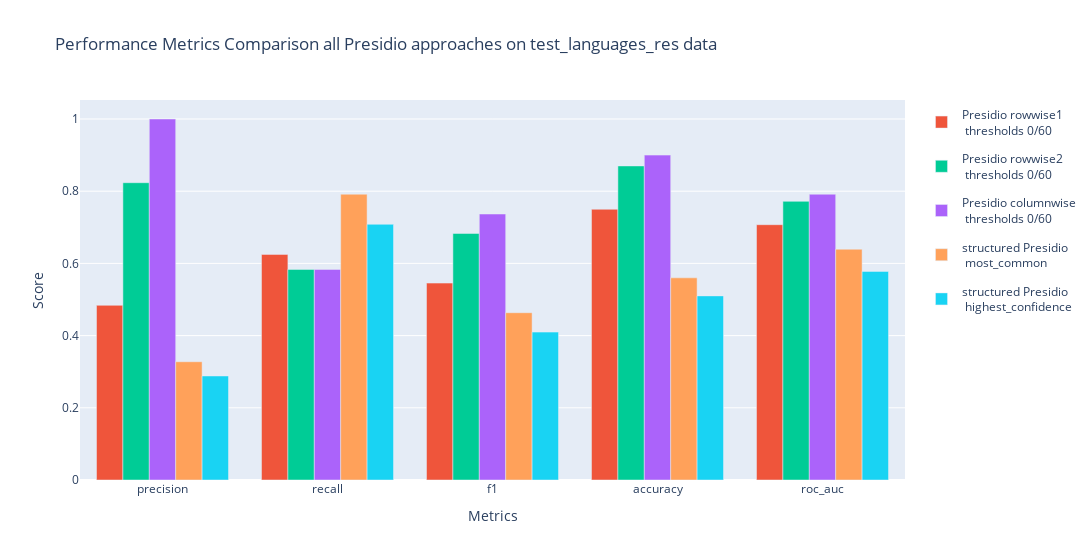
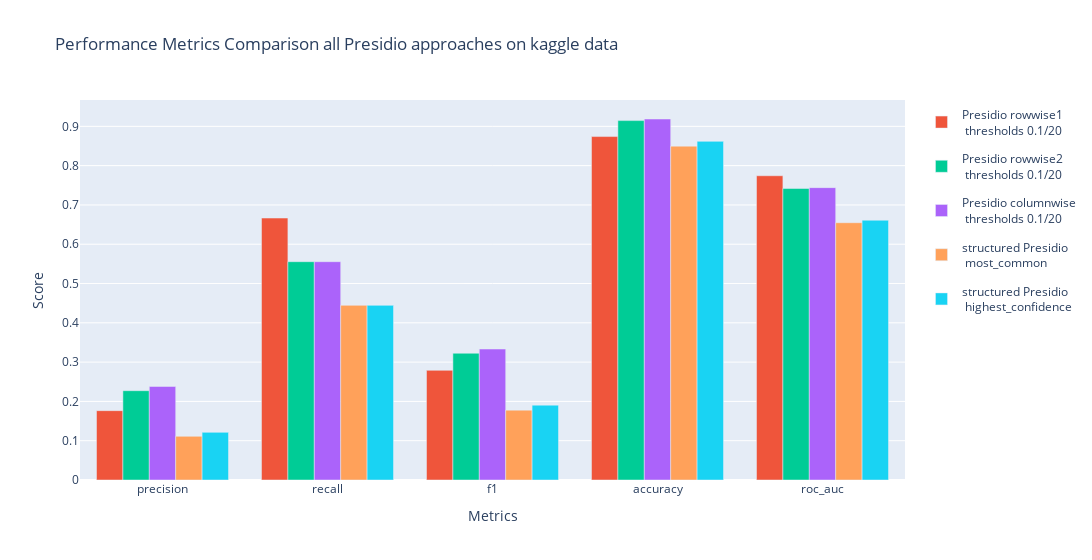
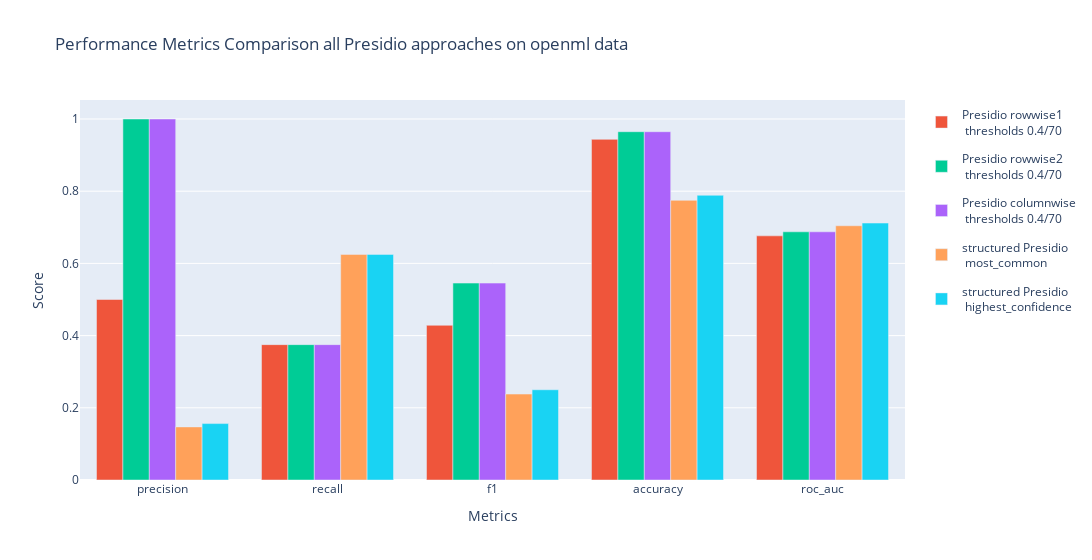
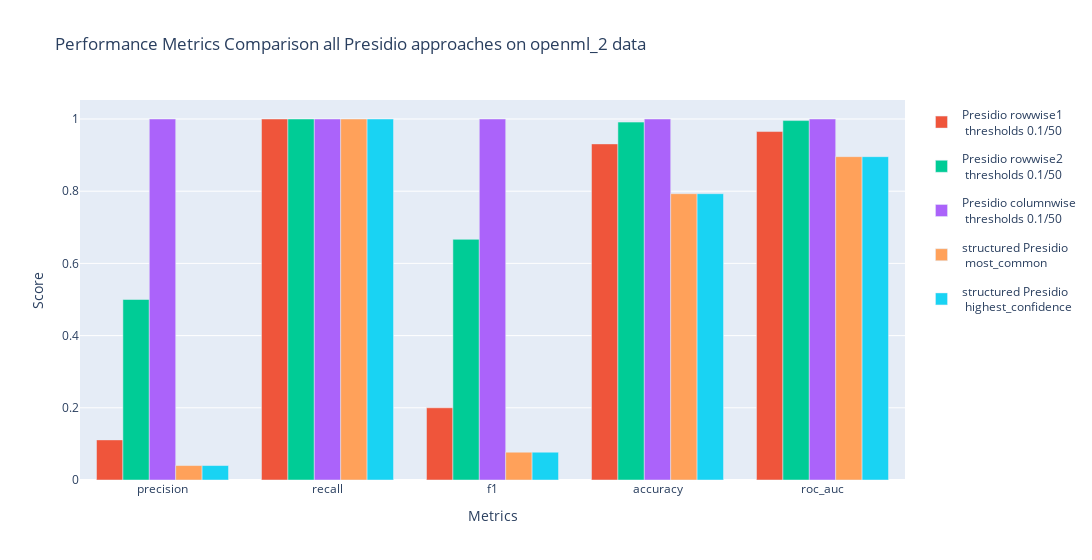

Here is the notebook cell these charts were saved with, in order:
### Code cell
visualize_results([df_rowwise1_lan, df_rowwise2_lan, df_columnwise_lan], lan_data, lan_data_labels, "test_languages_res", "0", "60")
visualize_results([df_rowwise1_kaggle, df_rowwise2_kaggle, df_columnwise_kaggle], kaggle_data, kaggle_data_labels, "kaggle", "0.1", "20")
visualize_results([df_rowwise1_openml, df_rowwise2_openml, df_columnwise_openml], openml_data, openml_data_labels, "openml", "0.4", "70")
visualize_results([df_rowwise1_openml_2, df_rowwise2_openml_2, df_columnwise_openml_2], openml_2_data, openml_2_data_labels, "openml_2", "0.1", "50")

### Figure 1 — Plotly figure (JSON) as saved in the notebook; plotly's stock layout.template omitted (floating-point values rounded to 4 significant figures)
{"data": [{"legendgroup": "rowwise1", "marker": {"color": "#EF553B"}, "name": "Presidio rowwise1<br> thresholds 0/60", "showlegend": true, "type": "bar", "x": ["precision", "recall", "f1", "accuracy", "roc_auc"], "y": [0.4839, 0.625, 0.5455, 0.75, 0.7072]}, {"legendgroup": "rowwise2", "marker": {"color": "#00CC96"}, "name": "Presidio rowwise2<br> thresholds 0/60", "showlegend": true, "type": "bar", "x": ["precision", "recall", "f1", "accuracy", "roc_auc"], "y": [0.8235, 0.5833, 0.6829, 0.87, 0.7719]}, {"legendgroup": "columnwise", "marker": {"color": "#AB63FA"}, "name": "Presidio columnwise<br> thresholds 0/60", "showlegend": true, "type": "bar", "x": ["precision", "recall", "f1", "accuracy", "roc_auc"], "y": [1, 0.5833, 0.7368, 0.9, 0.7917]}, {"legendgroup": "most_common", "marker": {"color": "#FFA15A"}, "name": "structured Presidio<br> most_common", "showlegend": true, "type": "bar", "x": ["precision", "recall", "f1", "accuracy", "roc_auc"], "y": [0.3276, 0.7917, 0.4634, 0.56, 0.6393]}, {"legendgroup": "highest_confidence", "marker": {"color": "#19D3F3"}, "name": "structured Presidio<br> highest_confidence", "showlegend": true, "type": "bar", "x": ["precision", "recall", "f1", "accuracy", "roc_auc"], "y": [0.2881, 0.7083, 0.4096, 0.51, 0.5779]}], "layout": {"barmode": "group", "title": {"text": "Performance Metrics Comparison all Presidio approaches on test_languages_res data"}, "width": 1200, "xaxis": {"title": {"text": "Metrics"}}, "yaxis": {"title": {"text": "Score"}}}}

### Figure 2 — Plotly figure (JSON) as saved in the notebook; plotly's stock layout.template omitted (floating-point values rounded to 4 significant figures)
{"data": [{"legendgroup": "rowwise1", "marker": {"color": "#EF553B"}, "name": "Presidio rowwise1<br> thresholds 0.1/20", "showlegend": true, "type": "bar", "x": ["precision", "recall", "f1", "accuracy", "roc_auc"], "y": [0.1765, 0.6667, 0.2791, 0.874, 0.7743]}, {"legendgroup": "rowwise2", "marker": {"color": "#00CC96"}, "name": "Presidio rowwise2<br> thresholds 0.1/20", "showlegend": true, "type": "bar", "x": ["precision", "recall", "f1", "accuracy", "roc_auc"], "y": [0.2273, 0.5556, 0.3226, 0.9146, 0.7419]}, {"legendgroup": "columnwise", "marker": {"color": "#AB63FA"}, "name": "Presidio columnwise<br> thresholds 0.1/20", "showlegend": true, "type": "bar", "x": ["precision", "recall", "f1", "accuracy", "roc_auc"], "y": [0.2381, 0.5556, 0.3333, 0.9187, 0.744]}, {"legendgroup": "most_common", "marker": {"color": "#FFA15A"}, "name": "structured Presidio<br> most_common", "showlegend": true, "type": "bar", "x": ["precision", "recall", "f1", "accuracy", "roc_auc"], "y": [0.1111, 0.4444, 0.1778, 0.8496, 0.6547]}, {"legendgroup": "highest_confidence", "marker": {"color": "#19D3F3"}, "name": "structured Presidio<br> highest_confidence", "showlegend": true, "type": "bar", "x": ["precision", "recall", "f1", "accuracy", "roc_auc"], "y": [0.1212, 0.4444, 0.1905, 0.8618, 0.661]}], "layout": {"barmode": "group", "title": {"text": "Performance Metrics Comparison all Presidio approaches on kaggle data"}, "width": 1200, "xaxis": {"title": {"text": "Metrics"}}, "yaxis": {"title": {"text": "Score"}}}}

### Figure 3 — Plotly figure (JSON) as saved in the notebook; plotly's stock layout.template omitted (floating-point values rounded to 4 significant figures)
{"data": [{"legendgroup": "rowwise1", "marker": {"color": "#EF553B"}, "name": "Presidio rowwise1<br> thresholds 0.4/70", "showlegend": true, "type": "bar", "x": ["precision", "recall", "f1", "accuracy", "roc_auc"], "y": [0.5, 0.375, 0.4286, 0.9437, 0.6763]}, {"legendgroup": "rowwise2", "marker": {"color": "#00CC96"}, "name": "Presidio rowwise2<br> thresholds 0.4/70", "showlegend": true, "type": "bar", "x": ["precision", "recall", "f1", "accuracy", "roc_auc"], "y": [1, 0.375, 0.5455, 0.9648, 0.6875]}, {"legendgroup": "columnwise", "marker": {"color": "#AB63FA"}, "name": "Presidio columnwise<br> thresholds 0.4/70", "showlegend": true, "type": "bar", "x": ["precision", "recall", "f1", "accuracy", "roc_auc"], "y": [1, 0.375, 0.5455, 0.9648, 0.6875]}, {"legendgroup": "most_common", "marker": {"color": "#FFA15A"}, "name": "structured Presidio<br> most_common", "showlegend": true, "type": "bar", "x": ["precision", "recall", "f1", "accuracy", "roc_auc"], "y": [0.1471, 0.625, 0.2381, 0.7746, 0.7043]}, {"legendgroup": "highest_confidence", "marker": {"color": "#19D3F3"}, "name": "structured Presidio<br> highest_confidence", "showlegend": true, "type": "bar", "x": ["precision", "recall", "f1", "accuracy", "roc_auc"], "y": [0.1562, 0.625, 0.25, 0.7887, 0.7118]}], "layout": {"barmode": "group", "title": {"text": "Performance Metrics Comparison all Presidio approaches on openml data"}, "width": 1200, "xaxis": {"title": {"text": "Metrics"}}, "yaxis": {"title": {"text": "Score"}}}}

### Figure 4 — Plotly figure (JSON) as saved in the notebook; plotly's stock layout.template omitted (floating-point values rounded to 4 significant figures)
{"data": [{"legendgroup": "rowwise1", "marker": {"color": "#EF553B"}, "name": "Presidio rowwise1<br> thresholds 0.1/50", "showlegend": true, "type": "bar", "x": ["precision", "recall", "f1", "accuracy", "roc_auc"], "y": [0.1111, 1, 0.2, 0.931, 0.9652]}, {"legendgroup": "rowwise2", "marker": {"color": "#00CC96"}, "name": "Presidio rowwise2<br> thresholds 0.1/50", "showlegend": true, "type": "bar", "x": ["precision", "recall", "f1", "accuracy", "roc_auc"], "y": [0.5, 1, 0.6667, 0.9914, 0.9957]}, {"legendgroup": "columnwise", "marker": {"color": "#AB63FA"}, "name": "Presidio columnwise<br> thresholds 0.1/50", "showlegend": true, "type": "bar", "x": ["precision", "recall", "f1", "accuracy", "roc_auc"], "y": [1, 1, 1, 1, 1]}, {"legendgroup": "most_common", "marker": {"color": "#FFA15A"}, "name": "structured Presidio<br> most_common", "showlegend": true, "type": "bar", "x": ["precision", "recall", "f1", "accuracy", "roc_auc"], "y": [0.04, 1, 0.07692, 0.7931, 0.8957]}, {"legendgroup": "highest_confidence", "marker": {"color": "#19D3F3"}, "name": "structured Presidio<br> highest_confidence", "showlegend": true, "type": "bar", "x": ["precision", "recall", "f1", "accuracy", "roc_auc"], "y": [0.04, 1, 0.07692, 0.7931, 0.8957]}], "layout": {"barmode": "group", "title": {"text": "Performance Metrics Comparison all Presidio approaches on openml_2 data"}, "width": 1200, "xaxis": {"title": {"text": "Metrics"}}, "yaxis": {"title": {"text": "Score"}}}}
